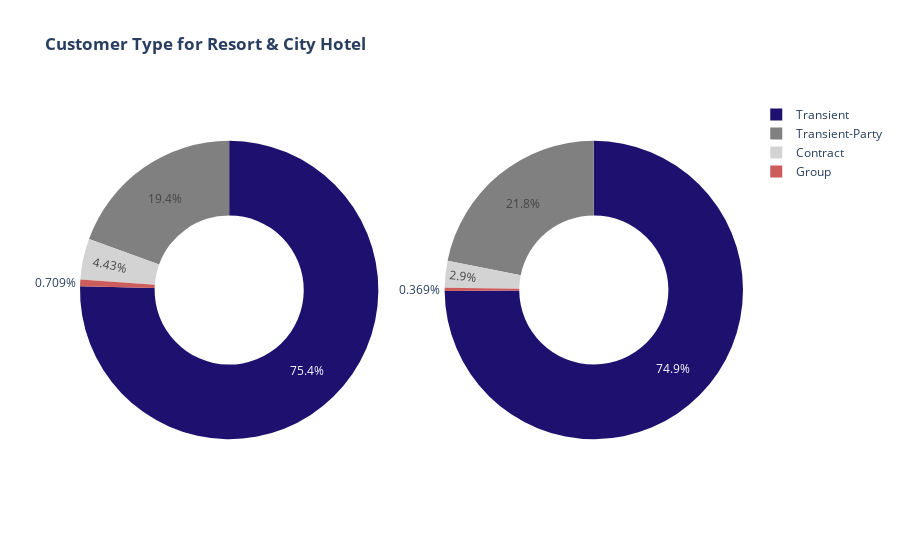

Notebook code for this chart:
### Code cell
# Customer type
import plotly.graph_objects as go
from plotly.subplots import make_subplots

fig = make_subplots(rows=1, cols=2, specs=[[{'type':'pie'}, {'type':'pie'}]])
colors = ["#1D106E", "gray", "lightgray", "indianred"]

fig.add_trace(
    go.Pie(
        labels=df[df["hotel"]=="Resort Hotel"]["customer_type"].value_counts().reset_index()["customer_type"],
        values=df[df["hotel"]=="Resort Hotel"]["customer_type"].value_counts().reset_index()["count"],
        name="Resort Hotel",
        marker=dict(colors=colors),
        hole=0.5
    ),
    row=1,
    col=1,
)

fig.add_trace(
    go.Pie(
        labels=df[df["hotel"]=="City Hotel"]["customer_type"].value_counts().reset_index()["customer_type"],
        values=df[df["hotel"]=="City Hotel"]["customer_type"].value_counts().reset_index()["count"],
        name="City Hotel",
        marker=dict(colors=colors),
        hole=0.5
    ),
    row=1,
    col=2,
)

fig.update_layout(title='<b>Customer Type for Resort & City Hotel</b>')
fig.show()

### Figure 1 — Plotly figure (JSON) as saved in the notebook; plotly's stock layout.template omitted (floating-point values rounded to 4 significant figures)
{"data": [{"domain": {"x": [0, 0.45], "y": [0, 1]}, "hole": 0.5, "labels": ["Transient", "Transient-Party", "Contract", "Group"], "marker": {"colors": ["#1D106E", "gray", "lightgray", "indianred"]}, "name": "Resort Hotel", "type": "pie", "values": [30209, 7791, 1776, 284]}, {"domain": {"x": [0.55, 1], "y": [0, 1]}, "hole": 0.5, "labels": ["Transient", "Transient-Party", "Contract", "Group"], "marker": {"colors": ["#1D106E", "gray", "lightgray", "indianred"]}, "name": "City Hotel", "type": "pie", "values": [59404, 17333, 2300, 293]}], "layout": {"autosize": true, "title": {"text": "<b>Customer Type for Resort & City Hotel</b>"}}}
